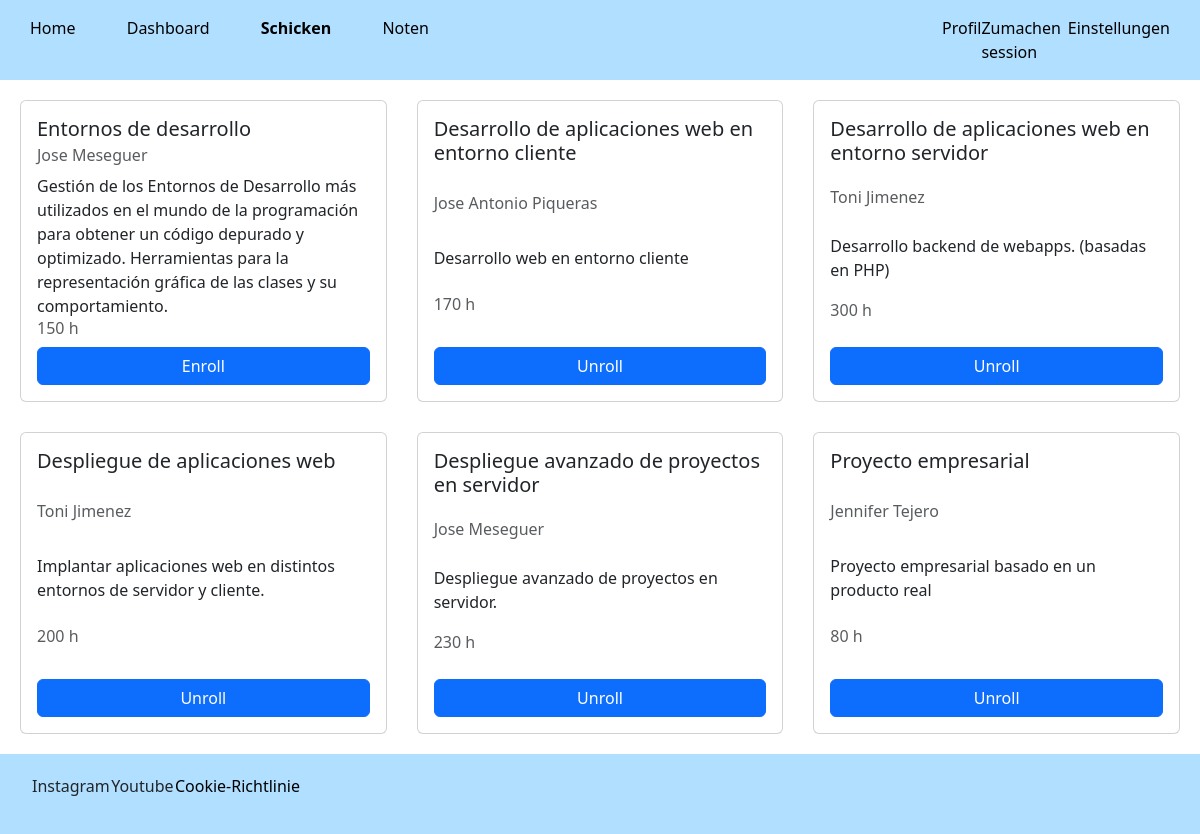
/enrollment (signed in), run on the app's committed database.
### tables this page shows
CREATE TABLE `asignaturas` (
  `ID` int(11) NOT NULL,
  `NOMBRE_ASIGNATURA` varchar(255) NOT NULL,
  `DURACION` int(11) NOT NULL,
  `ID_PROFESOR` int(11) NOT NULL,
  `DESCRIPCION` varchar(255) DEFAULT NULL
);

CREATE TABLE `users` (
  `USER_ID` int(11) NOT NULL,
  `NOMBRE` varchar(255) NOT NULL,
  `APELLIDOS` varchar(255) NOT NULL,
  `EMAIL` varchar(255) NOT NULL,
  `PASSWORD` varchar(255) NOT NULL,
  `ID_ROLE` int(11) NOT NULL
);

### src/translations.php (called while the page is built, shortened)
<?php
    $navbarTranslations = [
        'es' => [
            'left'=> ['Home', 'Dashboard', 'Matricularse', 'Notas'],
            'right' => ['Perfil', 'Cerrar Sesion', 'Ajustes', 'Inicio Sesion', 'Registrarse'],
        ],
        'ca' => [
            'left'=> ['Home', 'Dashboard', "Matricula't", 'Notes'],
            'right' => ['Perfil', 'Tancar sessio', 'Configuracio', 'Inici Sessio', 'Registrar-se'],
        ],
        'en' => [
            'left'=> ['Home', 'Dashboard', 'Enrollment', 'Marks'],
            'right' => ['Profile', 'Logout', 'Settings', 'Login', 'Register'],
        ],
        'de' => [
            'left'=> ['Home', 'Dashboard', 'Schicken', 'Noten'],
            'right' => ['Profil', 'Zumachen session', 'Einstellungen', 'Anmeldung', 'Registrieren'],
        ],
        'it' => [
            'left'=> ['Home', 'Dashboard', 'Iscrivere', 'Votos'],
            'right' => ['Profilo', 'Chiudere sessione', 'Configurazione', 'Accedi', 'Registrati'],
        ],
        'fr' => [
            'left'=> ['Home', 'Dashboard', 'Immatriculer', 'Notes'],
            'right' => ['Profil', 'Fermer session', 'Configuration', "S'identifier", "S'enregistrer"],
        ],
    ];
    $footerTranslations = [
        'es' => ['Politica de cookies', 'Aceptar la politica de cookies'],
        'ca' => ['Politica de cookies', 'Acceptar la politica de cookies'],
        'en' => ['Cookies policy', 'Accept cookies policy'],
        'de' => ['Cookie-Richtlinie', 'Akzeptieren Sie die Cookie-Richtlinie'],
        'it' => ['Politica sui cookie', 'Accettare la Politica sui cookie'],
        'fr' => ['Politique de cookies', 'Accepter la politique de cookies'],
    ];
?>

### config.php (called while the page is built)
<?php
    $dbhost="127.0.0.1";
    $dbname='escola';
    $dbuser='escoles';
    $dbpass='marc';
    $driver='mysql';
    $dsn=$driver.':host='.$dbhost.';dbname='.$dbname.';';
?>

### persistance/PDOAdapter.php (called while the page is built, shortened)
<?php
class PDOAdapter
{
    protected ?PDO $connection;
    public function __construct(string $dsn, string $username, string $password)
    {
        try {
            $this->connection = new PDO($dsn, $username, $password);
            $this->connection->setAttribute(PDO::ATTR_ERRMODE, PDO::ERRMODE_EXCEPTION);
            $this->connection->setAttribute(PDO::ATTR_DEFAULT_FETCH_MODE, PDO::FETCH_ASSOC);
        } catch (PDOException $ex) {
            throw new PDOException("DB Connection Failure: " . $ex->getMessage());
        }
    }
    public function prepareQuery(string $query)
    {
        return $this->connection->prepare($query);
    }
    public function executeQuery(object $prepared, array $options = [])
    {
        $prepared->execute($options);
    }
    private function setQueryFields(array $arrayFields)
    {
        $query = "";
        $i = 0;
        foreach ($arrayFields as $field => $table) {
            if ($i != sizeof($arrayFields) - 1) {
                $query .= "$table.$field ,";
            } else $query .= "$table.$field";
            $i++;
        }
        return $query;
    }
    public function select(string $table, array $fields = [], array $alias = [])
    {
        if (sizeof($alias) > 0) {
            $queryFields = str_replace(array('(', ')'), '', $this->setAlias($fields, $alias));
        } else {
            $queryFields = $this->setQueryFields($fields);
        }
        $query = "SELECT $queryFields FROM $table";
        return $query;
    }
    public function innerJoin(string $table1, string $table2,  $pk, $fk)
    {
        $query = " INNER JOIN $table2 ON $table1.$pk = $table2.$fk";
        return $query;
    }
    public function condition(string $conditionFieldName, string $table, string $symbol)
    {
        if($symbol == '=') return " WHERE $table.$conditionFieldName = :$conditionFieldName";
        else return " WHERE $table.$conditionFieldName != :$conditionFieldName";
    }
    public function getResponse(string $query, array $options = [])
    {
        $result = $this->prepareQuery($query);
        $this->executeQuery($result, $options);
        $response = $result->fetchAll(PDO::FETCH_ASSOC);
        if (sizeof($response) > 0) {
            return $response;
        }
        return null;
    }
}

### conexion.php (called while the page is built)
<?php
require 'config.php';
require 'persistance/PDOAdapter.php';
try{
    $db = new PDOAdapter($dsn, $dbuser, $dbpass);
} catch (PDOException $e){
    throw new Exception("An unexpected error has occurred");
}
?>

### index.php (called while the page is built, shortened)
<?php
    require 'src/routes.php';
    require 'src/functions.php';
    require 'src/translations.php';
    try{
        $controller =  getRoute($routes);
        require 'controllers/'.$controller.'.php';
    }
    catch(Exception $e){
        $_SESSION['error'] = $e->getMessage();
        require 'controllers/error.php';
    }
?>

### src/render.php (called while the page is built, shortened)
<?php
function render(string $template, array $data=[]):string{
    require 'src/views/'.$template.'.tpl.php';
    $rendered = ob_get_clean();
    return (string)$rendered;
}

### src/views/enrollment.tpl.php (the view)
<?php
include_once 'partials/header.tpl.php';
?>
<body>
    <div class="container-fluid">
        <?php
            echo generateNavBar($navbarOptions);
        ?>
        <main class="d-flex">
            <form id="matricula" action="enrollmentController" method="post">
            <?php
                foreach($data as $subject){
                    $found = false;
                    echo '
                    <div class="card">
                        <div class="card-body">
                            <h5 class="card-title">'.$subject['nombre_asignatura'].'</h5>
                            <h6 class="card-subtitle mb-2 text-body-secondary">'.$subject['nombre'].' '.$subject['apellidos'].'</h6>
                            <p class="card-text">'.$subject['descripcion'].'</p>
                            <h6 class="card-info mb-2 text-body-secondary">'.$subject['duracion'].' h</h6>';
                            foreach($_SESSION['matricula'] as $matricula){
                                if($matricula['id_asignatura'] == $subject['id']){
                                    $found = true;
                                }
                            }
                            if($found){
                                echo '<button type="submit" class="btn btn-primary btn-card" name="baja_asignatura" value='.$subject['id'].'>Unroll</button>';
                            }
                            else echo '<button type="submit" class="btn btn-primary btn-card" name="alta_asignatura" value='.$subject['id'].'>Enroll</button>';
                        echo '</div>
                  </div>';
                }
            ?>
            </form>
        </main>
        <?php
        include_once 'partials/footer.tpl.php'
        ?>
    </div>
</body>

### controllers/enrollment.php (shortened to what this page needs)
<?php
    require 'conexion.php';
    require 'src/render.php';
    if(isset($_SESSION['user_data'])){
        $lang = $_SESSION['lang'];
        $navbarOptions = [
            'left' => [
                ['text' => $navbarTranslations[$lang]['left'][0], 'url' => 'home'],
                ['text' => $navbarTranslations[$lang]['left'][1], 'url' => 'dashboard'],
                ['text' => $navbarTranslations[$lang]['left'][2], 'url' => 'enrollment'],
                ['text' => $navbarTranslations[$lang]['left'][3], 'url' => 'marks'],
            ],
            'right' => [
                ['text' => $navbarTranslations[$lang]['right'][0], 'url' => 'profile'],
                ['text' => $navbarTranslations[$lang]['right'][1], 'url' => 'logoutController'],
                ['text' => $navbarTranslations[$lang]['right'][2], 'url' => 'settings'],
            ],
        ];
        $navbarOptions = setNavbarOptions($navbarOptions);
        $subjectsData = $db->getResponse(
            $db->select('asignaturas',
            [
                'id' => 'asignaturas',
                'nombre_asignatura' => 'asignaturas',
                'duracion' => 'asignaturas',
                'nombre' => 'users',
                'apellidos' => 'users',
                'descripcion' => 'asignaturas'
            ]) .
            $db->innerJoin(
                'asignaturas',
                'users',
                'id_profesor',
                'user_id'
            )
        );
        $matricula = $db->getResponse(
            $db->select(
                'matricula',
                ['id_asignatura' => 'matricula']
            ).
            $db->condition('id_alumno', 'matricula', '='),
            ['id_alumno' => $_SESSION['student_data']['id']]
        );
        echo render('enrollment', [
            'title' => 'Enrollment',
            'navbarOptions' => $navbarOptions,
            'data' => $subjectsData,
        ]);
    }
    else{
        setcookie('login_error', 'Debes iniciar sesión', 0, '/');
        header('Location:login');
    }
?>

### src/views/partials/header.tpl.php (shortened to what this page needs)
<?php
    $css = 'public/css/style.css';
?>
<!DOCTYPE html>
<html lang="es" >
<head>
    <link href="https://cdn.jsdelivr.net/npm/bootstrap@5.3.2/dist/css/bootstrap.min.css" rel="stylesheet">
    <link rel="stylesheet" href=<?php echo $css ?>>
</head>

### src/functions.php (shortened to what this page needs)
<?php
    function generateNavBar($options){
        $navBar =
        '<header class="main-header" >
            <nav class="navbar navbar-light d-flex">
                <ul class="d-flex nav-list">
                    <div class="left-nav d-flex">';
        foreach ($options['left'] as &$option) {
            $navBar .=  '<li';
            if($option['current']){
                $navBar .= ' class="current"';
            }
            $navBar .= '><a href="'.$option['url'].'">'.$option['text'].'</a></li>';
        }
        $navBar .= '</div>
        <div class="right-nav d-flex">';
        foreach($options['right'] as $option) {
            $navBar .=  '<li';
            $navBar .= '><a href="'.$option['url'].'">'.$option['text'].'</a></li>';
        }
        $navBar .= '</div>
                </ul>
            </nav>
        </header>';
        return $navBar;
    }
    function getCurrentPage(){
        return $_SERVER['REQUEST_URI'];
    }
    function setNavbarOptions($navbarOptions){
        $currentPage = trim(getCurrentPage(), '/');
        return $navbarOptions;
    }
?>

### src/views/partials/footer.tpl.php
<footer class="d-flex align-items-center">
    <ul class="d-flex justify-content-between w-25">
        <li>Instagram</li>
        <li>Youtube</li>
        <?php
        if(isset($_SESSION['user_data'])){
            include_once 'modal.tpl.php';
        }
        else echo "<li></li>";
        ?>
    </ul>
</footer>

### src/views/partials/modal.tpl.php (shortened to what this page needs)
<?php
require 'src/translations.php';
$lang = 'es';
if(isset($_COOKIE['lang'])) $lang = $_COOKIE['lang'];
?>
<a href="" data-bs-toggle="modal" data-bs-target="#staticBackdrop"><?php echo$footerTranslations[$lang][0] ?></a>

### public/css/style.css (style rules this page uses)
* { margin: 0; padding: 0; box-sizing: border-box; }
p, h1, h2, h3, h4, h5, h6 { margin: 0; }
.container-fluid { padding: 0; height: 100vh; }
.left-nav { width: 35%; justify-content: space-between; }
.right-nav { width: 20%; justify-content: space-between; }
.navbar { background-color: #b1dfff; height: 10vh; width: 100%; justify-content: center; }
main { min-height: 80vh; justify-content: center; align-items: center; }
footer { height: 10vh; background-color: #b1dfff; }
.nav-list { margin: 0; padding: 0; width: 95%; justify-content: space-between; }
li { list-style: none; }
a { text-decoration: none; color: black; }
.current { font-weight: bold; }
#matricula { width: 100%; padding: 20px; display: grid; grid-template-columns: repeat(auto-fill, minmax(30%, 1fr)); gap: 30px; }
.card-body { min-height: 300px; display: flex; flex-direction: column; justify-content: space-between; }

### data on the page
asignaturas: NOMBRE_ASIGNATURA "Entornos de desarrollo", users.NOMBRE "Jose", users.APELLIDOS "Meseguer", DESCRIPCION "Gestión de los Entornos de Desarrollo más utilizados en el mundo de la programación para obtener un código depurado y optimizado. Herramientas para la representación gráfica de las clases y su comportamiento.", DURACION "150", $subject['id'] 1 (drawn)
asignaturas: NOMBRE_ASIGNATURA "Desarrollo de aplicaciones web en entorno cliente", users.NOMBRE "Jose Antonio", users.APELLIDOS "Piqueras", DESCRIPCION "Desarrollo web en entorno cliente", DURACION "170", $subject['id'] 2 (drawn)
asignaturas: NOMBRE_ASIGNATURA "Desarrollo de aplicaciones web en entorno servidor", users.NOMBRE "Toni", users.APELLIDOS "Jimenez", DESCRIPCION "Desarrollo backend de webapps. (basadas en PHP)", DURACION "300", $subject['id'] 3 (drawn)
asignaturas: NOMBRE_ASIGNATURA "Despliegue de aplicaciones web", users.NOMBRE "Toni", users.APELLIDOS "Jimenez", DESCRIPCION "Implantar aplicaciones web en distintos entornos de servidor y cliente.", DURACION "200", $subject['id'] 4 (drawn)
asignaturas: NOMBRE_ASIGNATURA "Despliegue avanzado de proyectos en servidor", users.NOMBRE "Jose", users.APELLIDOS "Meseguer", DESCRIPCION "Despliegue avanzado de proyectos en servidor.", DURACION "230", $subject['id'] 5 (drawn)
asignaturas: NOMBRE_ASIGNATURA "Proyecto empresarial", users.NOMBRE "Jennifer", users.APELLIDOS "Tejero", DESCRIPCION "Proyecto empresarial basado en un producto real", DURACION "80", $subject['id'] 6 (drawn)

### other printed values
$option['text'] "Home"
$option['text'] "Dashboard"
$option['text'] "Schicken"
$option['text'] "Noten"
$option['text'] "Profil"
$option['text'] "Zumachen session"
$option['text'] "Einstellungen"
$footerTranslations[$lang][0] "Cookie-Richtlinie"
